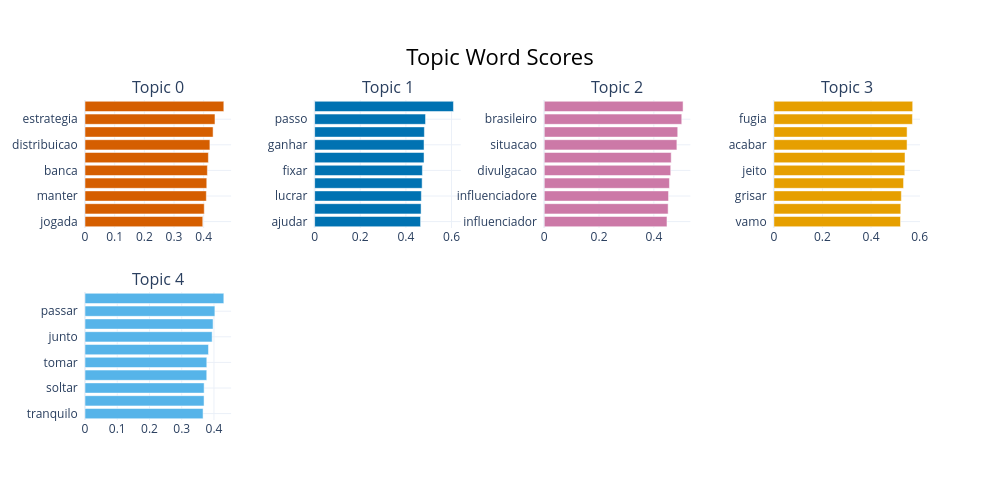

The cell this chart's notebook holds for it:
### Code cell
lista_de_topicos = list(range(5))
loaded_model.visualize_barchart(topics=lista_de_topicos, n_words=10)

### Figure 1 — Plotly figure (JSON) as saved in the notebook; plotly's stock layout.template omitted (floating-point values rounded to 4 significant figures)
{"data": [{"marker": {"color": "#D55E00"}, "orientation": "h", "type": "bar", "x": [0.3969, 0.4019, 0.4089, 0.4104, 0.4125, 0.4159, 0.421, 0.4317, 0.4381, 0.4679], "xaxis": "x", "y": ["jogada  ", "conectar  ", "manter  ", "jogador  ", "banca  ", "capacidade  ", "distribuicao  ", "retencao  ", "estrategia  ", "devolver  "], "yaxis": "y"}, {"marker": {"color": "#0072B2"}, "orientation": "h", "type": "bar", "x": [0.4643, 0.4665, 0.4677, 0.4711, 0.4722, 0.4795, 0.4795, 0.4809, 0.486, 0.6083], "xaxis": "x2", "y": ["ajudar  ", "soltar  ", "lucrar  ", "descricao  ", "fixar  ", "conseguir  ", "ganhar  ", "utilizar  ", "passo  ", "estrategia  "], "yaxis": "y2"}, {"marker": {"color": "#CC79A7"}, "orientation": "h", "type": "bar", "x": [0.4478, 0.452, 0.4535, 0.4569, 0.4614, 0.4632, 0.484, 0.487, 0.5017, 0.5065], "xaxis": "x3", "y": ["influenciador  ", "publico  ", "influenciadore  ", "populacao  ", "divulgacao  ", "maranhao  ", "situacao  ", "brasil  ", "brasileiro  ", "divulgar  "], "yaxis": "y3"}, {"marker": {"color": "#E69F00"}, "orientation": "h", "type": "bar", "x": [0.5213, 0.5224, 0.5249, 0.5339, 0.539, 0.5399, 0.5483, 0.5485, 0.5704, 0.5715], "xaxis": "x4", "y": ["vamo  ", "aplicar  ", "grisar  ", "sentir  ", "jeito  ", "conseguir  ", "acabar  ", "tomar  ", "fugia  ", "caramba  "], "yaxis": "y4"}, {"marker": {"color": "#56B4E9"}, "orientation": "h", "type": "bar", "x": [0.3662, 0.3692, 0.3694, 0.3776, 0.3777, 0.383, 0.3943, 0.3972, 0.4028, 0.4305], "xaxis": "x5", "y": ["tranquilo  ", "girar  ", "soltar  ", "manter  ", "tomar  ", "aparecer  ", "junto  ", "carar  ", "passar  ", "ganho  "], "yaxis": "y5"}], "layout": {"annotations": [{"font": {"size": 16}, "showarrow": false, "text": "Topic 0", "x": 0.0875, "xanchor": "center", "xref": "paper", "y": 1, "yanchor": "bottom", "yref": "paper"}, {"font": {"size": 16}, "showarrow": false, "text": "Topic 1", "x": 0.3625, "xanchor": "center", "xref": "paper", "y": 1, "yanchor": "bottom", "yref": "paper"}, {"font": {"size": 16}, "showarrow": false, "text": "Topic 2", "x": 0.6375, "xanchor": "center", "xref": "paper", "y": 1, "yanchor": "bottom", "yref": "paper"}, {"font": {"size": 16}, "showarrow": false, "text": "Topic 3", "x": 0.9125, "xanchor": "center", "xref": "paper", "y": 1, "yanchor": "bottom", "yref": "paper"}, {"font": {"size": 16}, "showarrow": false, "text": "Topic 4", "x": 0.0875, "xanchor": "center", "xref": "paper", "y": 0.4, "yanchor": "bottom", "yref": "paper"}], "height": 500, "hoverlabel": {"bgcolor": "white", "font": {"family": "Rockwell", "size": 16}}, "showlegend": false, "title": {"font": {"color": "Black", "size": 22}, "text": "Topic Word Scores", "x": 0.5, "xanchor": "center", "yanchor": "top"}, "width": 1000, "xaxis": {"anchor": "y", "domain": [0, 0.175], "showgrid": true}, "xaxis2": {"anchor": "y2", "domain": [0.275, 0.45], "showgrid": true}, "xaxis3": {"anchor": "y3", "domain": [0.55, 0.725], "showgrid": true}, "xaxis4": {"anchor": "y4", "domain": [0.825, 1], "showgrid": true}, "xaxis5": {"anchor": "y5", "domain": [0, 0.175], "showgrid": true}, "xaxis6": {"anchor": "y6", "domain": [0.275, 0.45], "showgrid": true}, "xaxis7": {"anchor": "y7", "domain": [0.55, 0.725], "showgrid": true}, "xaxis8": {"anchor": "y8", "domain": [0.825, 1], "showgrid": true}, "yaxis": {"anchor": "x", "domain": [0.6, 1], "showgrid": true}, "yaxis2": {"anchor": "x2", "domain": [0.6, 1], "showgrid": true}, "yaxis3": {"anchor": "x3", "domain": [0.6, 1], "showgrid": true}, "yaxis4": {"anchor": "x4", "domain": [0.6, 1], "showgrid": true}, "yaxis5": {"anchor": "x5", "domain": [0, 0.4], "showgrid": true}, "yaxis6": {"anchor": "x6", "domain": [0, 0.4], "showgrid": true}, "yaxis7": {"anchor": "x7", "domain": [0, 0.4], "showgrid": true}, "yaxis8": {"anchor": "x8", "domain": [0, 0.4], "showgrid": true}}}
